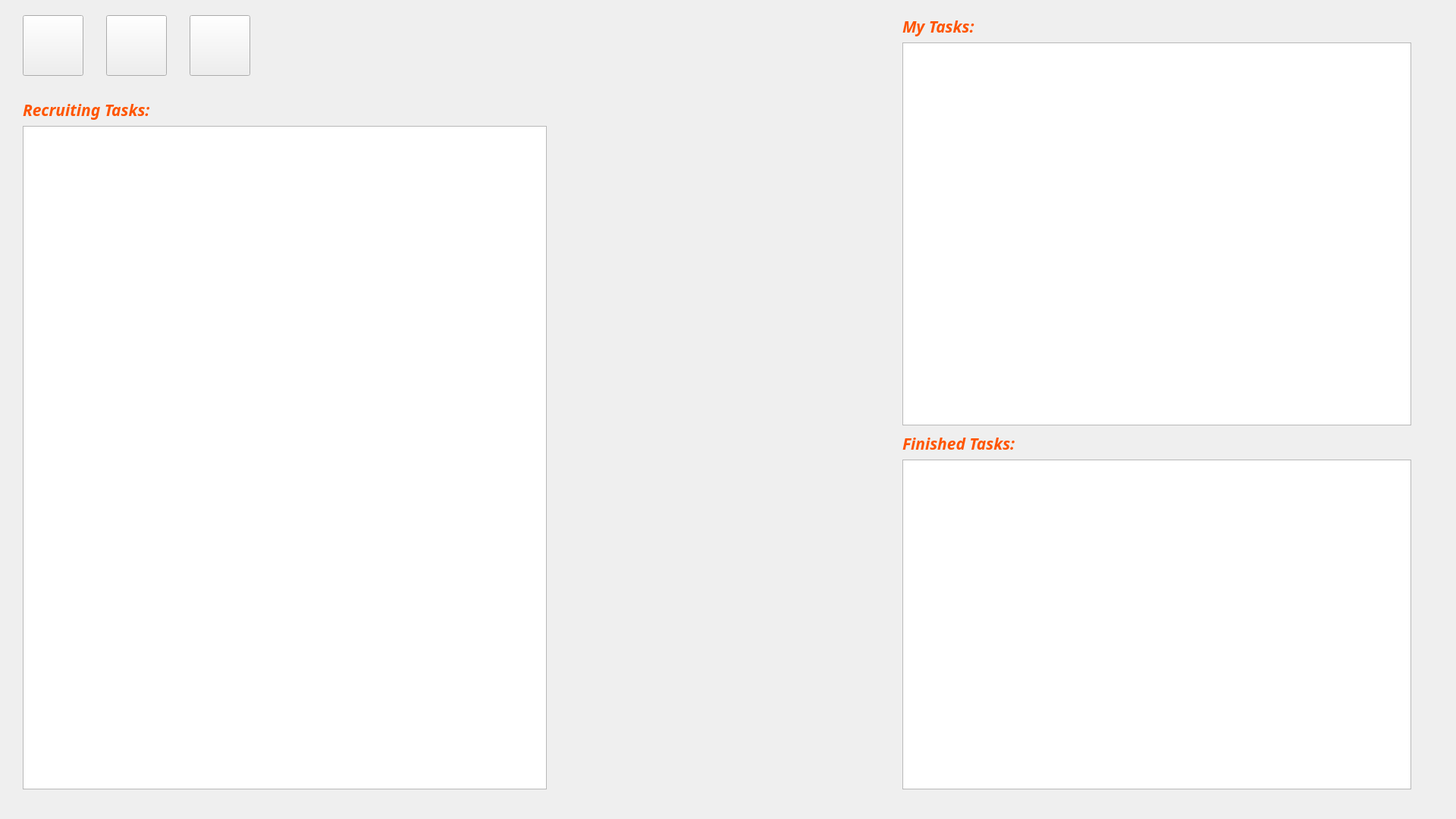
<?xml version="1.0" encoding="UTF-8"?>
<ui version="4.0">
 <class>MainWindowTask</class>
 <widget class="QMainWindow" name="MainWindowTask">
  <property name="geometry">
   <rect>
    <x>0</x>
    <y>0</y>
    <width>1920</width>
    <height>1080</height>
   </rect>
  </property>
  <property name="windowTitle">
   <string>Tasks</string>
  </property>
  <property name="styleSheet">
   <string notr="true">border-image: url(:/CrowdSourcing/Resources/pictures/zelda8.jpg);</string>
  </property>
  <property name="tabShape">
   <enum>QTabWidget::Triangular</enum>
  </property>
  <widget class="QWidget" name="centralwidget">
   <widget class="QWidget" name="verticalLayoutWidget">
    <property name="geometry">
     <rect>
      <x>30</x>
      <y>130</y>
      <width>691</width>
      <height>911</height>
     </rect>
    </property>
    <layout class="QVBoxLayout" name="verticalLayout_2">
     <item>
      <widget class="QLabel" name="label">
       <property name="font">
        <font>
         <family>Century Gothic</family>
         <pointsize>16</pointsize>
         <weight>75</weight>
         <italic>true</italic>
         <bold>true</bold>
        </font>
       </property>
       <property name="styleSheet">
        <string notr="true">border-image:transparent;
color: rgb(255, 85, 0);</string>
       </property>
       <property name="text">
        <string>Recruiting Tasks:</string>
       </property>
      </widget>
     </item>
     <item>
      <widget class="QListWidget" name="listWidgetRecTasks">
       <property name="styleSheet">
        <string notr="true">border-image:transparent;</string>
       </property>
      </widget>
     </item>
    </layout>
   </widget>
   <widget class="QPushButton" name="backButton">
    <property name="geometry">
     <rect>
      <x>30</x>
      <y>20</y>
      <width>80</width>
      <height>80</height>
     </rect>
    </property>
    <property name="font">
     <font>
      <family>Century Gothic</family>
      <pointsize>16</pointsize>
      <weight>75</weight>
      <italic>true</italic>
      <bold>true</bold>
     </font>
    </property>
    <property name="focusPolicy">
     <enum>Qt::StrongFocus</enum>
    </property>
    <property name="styleSheet">
     <string notr="true">QPushButton{border-image: url(:/CrowdSourcing/Resources/pictures/back_norm.png);}  
QPushButton:hover{border-image: url(:/CrowdSourcing/Resources/pictures/back_on.png);}
QPushButton:pressed{border-image: url(:/CrowdSourcing/Resources/pictures/back_clicked.png);};
</string>
    </property>
    <property name="text">
     <string/>
    </property>
    <property name="flat">
     <bool>false</bool>
    </property>
   </widget>
   <widget class="QWidget" name="verticalLayoutWidget_2">
    <property name="geometry">
     <rect>
      <x>1190</x>
      <y>20</y>
      <width>671</width>
      <height>541</height>
     </rect>
    </property>
    <layout class="QVBoxLayout" name="verticalLayout_3">
     <item>
      <widget class="QLabel" name="label_2">
       <property name="font">
        <font>
         <family>Century Gothic</family>
         <pointsize>16</pointsize>
         <weight>75</weight>
         <italic>true</italic>
         <bold>true</bold>
        </font>
       </property>
       <property name="styleSheet">
        <string notr="true">border-image:transparent;
color: rgb(255, 85, 0);</string>
       </property>
       <property name="text">
        <string>My Tasks:</string>
       </property>
      </widget>
     </item>
     <item>
      <widget class="QListWidget" name="listWidgetMyTasks">
       <property name="styleSheet">
        <string notr="true">border-image:transparent;</string>
       </property>
      </widget>
     </item>
    </layout>
   </widget>
   <widget class="QWidget" name="verticalLayoutWidget_3">
    <property name="geometry">
     <rect>
      <x>1190</x>
      <y>570</y>
      <width>671</width>
      <height>471</height>
     </rect>
    </property>
    <layout class="QVBoxLayout" name="verticalLayout_4">
     <item>
      <widget class="QLabel" name="label_3">
       <property name="font">
        <font>
         <family>Century Gothic</family>
         <pointsize>16</pointsize>
         <weight>75</weight>
         <italic>true</italic>
         <bold>true</bold>
        </font>
       </property>
       <property name="styleSheet">
        <string notr="true">border-image:transparent;
color: rgb(255, 85, 0);</string>
       </property>
       <property name="text">
        <string>Finished Tasks:</string>
       </property>
      </widget>
     </item>
     <item>
      <widget class="QListWidget" name="listWidgetFiniTasks">
       <property name="styleSheet">
        <string notr="true">border-image:transparent;</string>
       </property>
      </widget>
     </item>
    </layout>
   </widget>
   <widget class="QPushButton" name="viewButton">
    <property name="geometry">
     <rect>
      <x>140</x>
      <y>20</y>
      <width>80</width>
      <height>80</height>
     </rect>
    </property>
    <property name="font">
     <font>
      <family>Century Gothic</family>
      <pointsize>16</pointsize>
      <weight>75</weight>
      <italic>true</italic>
      <bold>true</bold>
     </font>
    </property>
    <property name="styleSheet">
     <string notr="true">QPushButton{border-image: url(:/CrowdSourcing/Resources/pictures/view_norm.png);}  
QPushButton:hover{border-image: url(:/CrowdSourcing/Resources/pictures/view_on.png);}
QPushButton:pressed{border-image: url(:/CrowdSourcing/Resources/pictures/view_clicked.png);};</string>
    </property>
    <property name="text">
     <string/>
    </property>
   </widget>
   <widget class="QPushButton" name="refreshButton">
    <property name="geometry">
     <rect>
      <x>250</x>
      <y>20</y>
      <width>80</width>
      <height>80</height>
     </rect>
    </property>
    <property name="font">
     <font>
      <family>Century Gothic</family>
      <pointsize>16</pointsize>
      <weight>75</weight>
      <italic>true</italic>
      <bold>true</bold>
     </font>
    </property>
    <property name="styleSheet">
     <string notr="true">QPushButton{border-image: url(:/CrowdSourcing/Resources/pictures/refresh_norm.png);}  
QPushButton:hover{border-image: url(:/CrowdSourcing/Resources/pictures/refresh_on.png);}
QPushButton:pressed{border-image: url(:/CrowdSourcing/Resources/pictures/refresh_clicked.png);};</string>
    </property>
    <property name="text">
     <string/>
    </property>
   </widget>
  </widget>
 </widget>
 <resources>
  <include location="CrowdSourcing.qrc"/>
 </resources>
 <connections>
  <connection>
   <sender>backButton</sender>
   <signal>clicked()</signal>
   <receiver>MainWindowTask</receiver>
   <slot>backButtonClick()</slot>
   <hints>
    <hint type="sourcelabel">
     <x>71</x>
     <y>57</y>
    </hint>
    <hint type="destinationlabel">
     <x>248</x>
     <y>62</y>
    </hint>
   </hints>
  </connection>
  <connection>
   <sender>viewButton</sender>
   <signal>clicked()</signal>
   <receiver>MainWindowTask</receiver>
   <slot>viewButtonClick()</slot>
   <hints>
    <hint type="sourcelabel">
     <x>181</x>
     <y>53</y>
    </hint>
    <hint type="destinationlabel">
     <x>399</x>
     <y>77</y>
    </hint>
   </hints>
  </connection>
  <connection>
   <sender>refreshButton</sender>
   <signal>clicked()</signal>
   <receiver>MainWindowTask</receiver>
   <slot>refreshButtonClick()</slot>
   <hints>
    <hint type="sourcelabel">
     <x>279</x>
     <y>61</y>
    </hint>
    <hint type="destinationlabel">
     <x>589</x>
     <y>82</y>
    </hint>
   </hints>
  </connection>
 </connections>
 <slots>
  <slot>backButtonClick()</slot>
  <slot>viewButtonClick()</slot>
  <slot>refreshButtonClick()</slot>
 </slots>
</ui>
